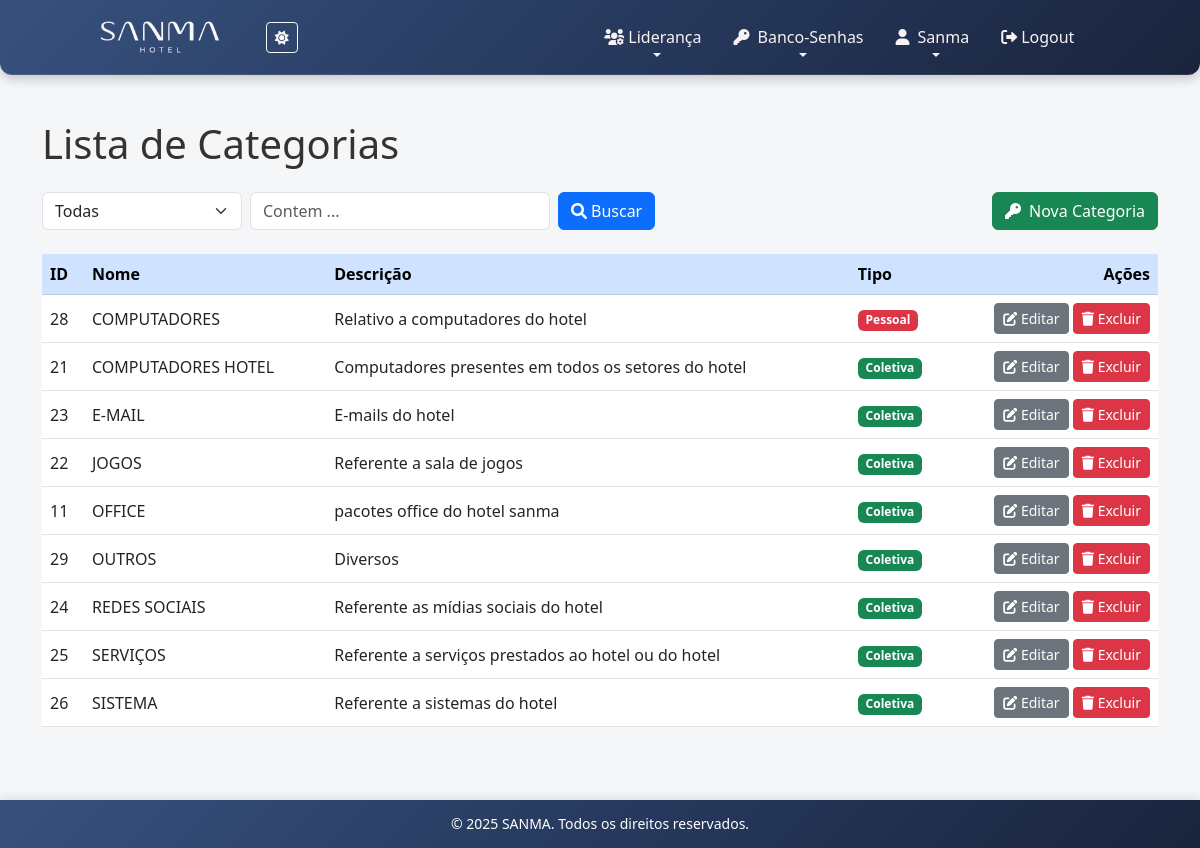
Page /banco-senhas/categorias/ (signed in) on the committed database.
### banco_senhas/models.py (models this page shows, shortened)
class Categoria(models.Model):
    nome = models.CharField(max_length=100)
    descricao = models.TextField(blank=True, null=True)
    usuario = models.ForeignKey(
        User, on_delete=models.CASCADE, blank=True, null=True,
        related_name="categorias"
    )  # Nulo para categorias coletivas
    is_coletiva = models.BooleanField(default=False)

### banco_senhas/views.py (the view)
# urls.py: path('categorias/', views.listar_categorias, name='listar_categorias'),
@login_required
def listar_categorias(request):
    search = request.GET.get('search', '')
    tipo = request.GET.get('tipo', 'todas')  # Captura o valor do filtro de tipo
    categorias = Categoria.objects.all()
    if search:
        categorias = categorias.filter(
            Q(nome__icontains=search) | Q(descricao__icontains=search)
        )
    if tipo == 'coletiva':
        categorias = categorias.filter(is_coletiva=True)
    elif tipo == 'pessoal':
        categorias = categorias.filter(is_coletiva=False, usuario=request.user)
    elif tipo == 'todas':
        categorias = categorias.filter(
            Q(is_coletiva=True) | Q(is_coletiva=False, usuario=request.user)
        )
    categorias = categorias.order_by('nome')
    return render(request, 'banco_senhas/categorias/listar_categorias.html', {'categorias': categorias})

### templates/banco_senhas/categorias/listar_categorias.html (shortened to what this page needs)
{% extends 'core/base.html' %}
{% load static %}
{% block content %}
<div class="container mt-4">
    <h1 class="mb-4">Lista de Categorias</h1>
    <form method="get" action="{% url 'listar_categorias' %}" class="d-flex flex-wrap align-items-center mb-4">
        <div class="d-flex align-items-center flex-grow-1">
            <select name="tipo" id="tipo" class="form-select me-2" style="width: 200px;" onchange="this.form.submit()">
                <option value="todas" {% if request.GET.tipo == "todas" %}selected{% endif %}>Todas</option>
            </select>
            <input type="text" name="search" placeholder="Contem ..." value="{{ request.GET.search }}" class="form-control me-2" style="width: 300px;" />
            <button type="submit" class="btn btn-primary">
                <i class="fas fa-search me-1"></i>Buscar
            </button>
        </div>
        <div class="ms-auto">
            <a href="{% url 'adicionar_categoria' %}" class="btn btn-success">
                <i class="fas fa-key me-1"></i> Nova Categoria
            </a>
        </div>
    </form>
    <div class="table-responsive">
        <table class="table table-hover align-middle">
            <thead class="table-primary">
                <tr>
                    <th>ID</th>
                    <th>Nome</th>
                    <th>Descrição</th>
                    <th>Tipo</th>
                    <th scope="col" class="text-end">Ações</th>
                </tr>
            </thead>
           <tbody>
            {% for categoria in categorias %}
            <tr>
                <td>{{ categoria.id }}</td>
                <td>{{ categoria.nome }}</td>
                <td>{{ categoria.descricao }}</td>
                <td>
                    {% if categoria.is_coletiva %}
                        <span class="badge bg-success">Coletiva</span>
                    {% else %}
                        <span class="badge bg-danger">Pessoal</span>
                    {% endif %}
                </td>
                <td class="text-end">
                    <a href="{% url 'editar_categoria' categoria.pk %}" class="btn btn-sm btn-secondary">
                        <i class="fas fa-edit"></i> Editar
                    </a>
                    <a href="{% url 'excluir_categoria' categoria.pk %}" class="btn btn-sm btn-danger">
                        <i class="fas fa-trash"></i> Excluir
                    </a>
                </td>
            </tr>
            {% empty %}
            <tr>
                <td colspan="6" class="text-center">Nenhuma categoria encontrada.</td>
            </tr>
            {% endfor %}
            </tbody>
        </table>
    </div>
</div>
{% endblock %}

### static/css/base.css (style rules this page uses)
body { background: var(--body-bg); color: var(--text-color-light); transition: background 0.5s ease, color 0.5s ease; min-height: 100vh; padding-bottom: 60px; }

### static/css/theme.css (style rules this page uses)
:root { --painel: linear-gradient(135deg, #37517E 0%, #273A5E 50%, #1A243D 100%); --body-bg: #f4f6f8; --nav-hover: linear-gradient(135deg, #3d4a61 0%, #30405f 50%, #2f3850 100%); --body-dark: linear-gradient(135deg, #1a1a2e 0%, #16213e 100%); --nav-dark: rgba(26, 26, 46, 0.95); --sidebar: linear-gradient(135deg, #37517E 0%, #273A5E 50%, #1A243D 100%); --text-color-light: #333; --heading-color-light: #222; --border-color-light: #e0e0e0; --card-bg-light: #ffffff; --dropdown-bg-light: #ffffff; --dropdown-border-light: #dee2e6; --dropdown-text-light: #212529; --dropdown-hover-bg-light: #f8f9fa; }
body { background: var(--body-bg); color: var(--text-color-light); transition: background 0.3s ease, color 0.3s ease; }

### rows in the picture
Categoria: id "28", nome "COMPUTADORES", descricao "Relativo a computadores do hotel", is_coletiva "Pessoal"
Categoria: id "21", nome "COMPUTADORES HOTEL", descricao "Computadores presentes em todos os setores do hotel", is_coletiva "Coletiva"
Categoria: id "23", nome "E-MAIL", descricao "E-mails do hotel", is_coletiva "Coletiva"
Categoria: id "22", nome "JOGOS", descricao "Referente a sala de jogos", is_coletiva "Coletiva"
Categoria: id "11", nome "OFFICE", descricao "pacotes office do hotel sanma", is_coletiva "Coletiva"
Categoria: id "29", nome "OUTROS", descricao "Diversos", is_coletiva "Coletiva"
Categoria: id "24", nome "REDES SOCIAIS", descricao "Referente as mídias sociais do hotel", is_coletiva "Coletiva"
Categoria: id "25", nome "SERVIÇOS", descricao "Referente a serviços prestados ao hotel ou do hotel", is_coletiva "Coletiva"
Categoria: id "26", nome "SISTEMA", descricao "Referente a sistemas do hotel", is_coletiva "Coletiva"

### other values in the picture
{{ year|default:2025 }} "2025"
